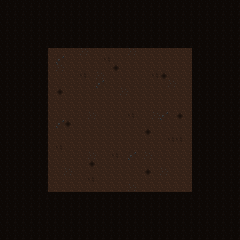

Below is a game level as drawn by its tile map, then a one-line description and the .tmx file that defines it, in full:
An orthogonal 30x30 tile map with 8x8 px tiles, 1 tile layer (ground).

<map version="1.2" tiledversion="1.3.5" orientation="orthogonal" renderorder="right-down" width="30" height="30" tilewidth="8" tileheight="8" infinite="0" nextlayerid="3" nextobjectid="1">
 <tileset firstgid="1" source="../tilesets/set8px.tsx" />
 <layer id="1" name="ground" width="30" height="30">
  <data encoding="csv">
70,70,70,70,70,70,70,70,70,70,70,70,70,70,70,70,70,70,70,70,70,70,70,70,70,70,70,70,70,70,
70,70,70,70,70,70,70,70,70,70,70,70,70,70,70,70,70,70,70,70,70,70,70,70,70,70,70,70,70,70,
70,70,70,70,70,70,70,70,70,70,70,70,70,70,70,70,70,70,70,70,70,70,70,70,70,70,70,70,70,70,
70,70,70,70,70,70,70,70,70,70,70,70,70,70,70,70,70,70,70,70,70,70,70,70,70,70,70,70,70,70,
70,70,70,70,70,70,70,70,70,70,70,70,70,70,70,70,70,70,70,70,70,70,70,70,70,70,70,70,70,70,
70,70,70,70,70,70,70,70,70,70,70,70,70,70,70,70,70,70,70,70,70,70,70,70,70,70,70,70,70,70,
70,70,70,70,70,70,86,86,86,86,69,86,86,86,86,86,69,86,86,86,86,86,86,86,70,70,70,70,70,70,
70,70,70,70,70,70,86,71,86,86,86,86,86,87,86,86,86,86,86,86,86,86,86,86,70,70,70,70,70,70,
70,70,70,70,70,70,86,69,86,86,86,86,86,86,88,86,86,86,86,86,86,86,86,86,70,70,70,70,70,70,
70,70,70,70,70,70,86,86,86,86,87,86,69,86,86,86,86,86,86,87,88,86,86,86,70,70,70,70,70,70,
70,70,70,70,70,70,86,86,86,86,86,86,71,86,86,86,86,86,86,86,86,69,86,86,70,70,70,70,70,70,
70,70,70,70,70,70,86,88,86,86,86,86,86,86,86,69,86,86,86,86,86,86,86,86,70,70,70,70,70,70,
70,70,70,70,70,70,86,86,86,86,86,86,86,86,86,86,86,86,86,86,86,86,86,86,70,70,70,70,70,70,
70,70,70,70,70,70,86,86,86,86,86,86,86,86,86,86,86,86,86,86,86,86,86,86,70,70,70,70,70,70,
70,70,70,70,70,70,86,86,86,86,86,69,86,86,86,86,87,86,86,69,71,86,88,86,70,70,70,70,70,70,
70,70,70,70,70,70,86,71,88,86,86,86,86,86,86,86,86,86,86,86,86,86,86,86,70,70,70,70,70,70,
70,70,70,70,70,70,86,86,86,86,86,86,86,86,86,86,86,86,88,86,86,86,86,86,70,70,70,70,70,70,
70,70,70,70,70,70,86,86,86,86,86,86,86,86,86,86,86,86,86,86,86,87,87,86,70,70,70,70,70,70,
70,70,70,70,70,70,86,87,86,86,86,86,86,86,86,86,86,86,86,86,86,86,86,86,70,70,70,70,70,70,
70,70,70,70,70,70,86,86,86,86,86,69,86,86,87,86,71,86,69,86,86,86,86,86,70,70,70,70,70,70,
70,70,70,70,70,70,86,86,86,86,86,88,86,86,86,86,86,86,86,86,86,86,86,86,70,70,70,70,70,70,
70,70,70,70,70,70,86,86,69,86,86,86,86,86,86,86,86,86,88,86,69,86,86,86,70,70,70,70,70,70,
70,70,70,70,70,70,86,86,86,86,86,87,86,86,86,86,86,86,86,86,86,86,86,86,70,70,70,70,70,70,
70,70,70,70,70,70,86,86,86,86,86,86,86,86,86,86,69,86,86,86,86,86,86,86,70,70,70,70,70,70,
70,70,70,70,70,70,70,70,70,70,70,70,70,70,70,70,70,70,70,70,70,70,70,70,70,70,70,70,70,70,
70,70,70,70,70,70,70,70,70,70,70,70,70,70,70,70,70,70,70,70,70,70,70,70,70,70,70,70,70,70,
70,70,70,70,70,70,70,70,70,70,70,70,70,70,70,70,70,70,70,70,70,70,70,70,70,70,70,70,70,70,
70,70,70,70,70,70,70,70,70,70,70,70,70,70,70,70,70,70,70,70,70,70,70,70,70,70,70,70,70,70,
70,70,70,70,70,70,70,70,70,70,70,70,70,70,70,70,70,70,70,70,70,70,70,70,70,70,70,70,70,70,
70,70,70,70,70,70,70,70,70,70,70,70,70,70,70,70,70,70,70,70,70,70,70,70,70,70,70,70,70,70
</data>
 </layer>
</map>
